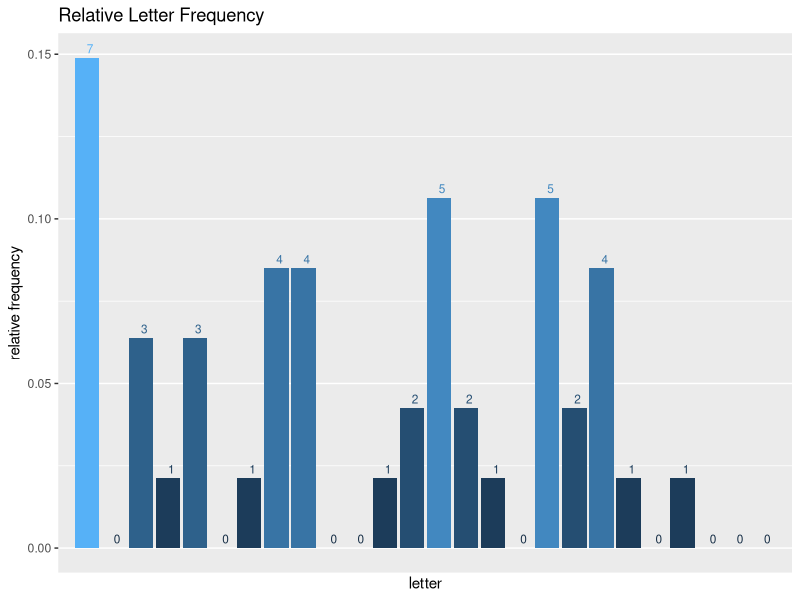

This figure's R source:
## ---- chunk 1
library(ggplot2)

sanitize <- function(str){
    #input: raw text string
    #output: relative frequencies
    
    str <- substr(str,1,30000)
    
    newstr <- gsub("[^[:alpha:]]", "", str)
    newstr <- tolower(newstr)
    chars <- strsplit(newstr, NULL)[[1]]
    freqs <- summary(factor(chars))
    rfreqs <- freqs / sum(freqs)
    
    return(freqs)
}

fill_freqs <- function(freqs) {
    #input: frequencies (not necessarily for all 26 letters)
    #output: frequencies for all 26 letters
    
    #make 0-count vector
    alphabet <- rep(1,26)
    names(alphabet) <- letters
    
    alphabet_filled <- sapply(1:26, function(x) {freqs[names(alphabet)[x]]})
    
    alphabet_filled[is.na(alphabet_filled)] <- 0
    
    names(alphabet_filled) <- letters
    alphabet_filled <- as.data.frame(alphabet_filled)
    names(alphabet_filled) <- "rfreqs"
    
    return(alphabet_filled)
}


fplot <- function(str){
    #input: raw text, array with reference frequencies
    #output: plot
    freqs <- sanitize(str)
    rfreqs <- freqs/sum(freqs)
    
    alphabet_filled_freqs <- fill_freqs(freqs)
    alphabet_filled_rfreqs <- fill_freqs(rfreqs)
    
    alphabet_filled_new <- merge(alphabet_filled_freqs,alphabet_filled_rfreqs,by=0,all=TRUE)
    rownames(alphabet_filled_new) <- rownames(alphabet_filled_freqs)
    colnames(alphabet_filled_new) <- c("Row.names", "freqs", "rfreqs")

    p <- ggplot(data=alphabet_filled_new, aes(x=seq(1:26),y=rfreqs)) + geom_bar(stat="identity",aes(fill=rfreqs)) + 
        scale_x_discrete(breaks = c(1:26), labels=letters) +
        theme(legend.position="none") +
        geom_text(aes(label=freqs,color=freqs),size=3,hjust=0,vjust=-0.5) + 
        labs(title="Relative Letter Frequency", x = "letter", y="relative frequency")
    
    print(p)
}


## ---- chunk 2
str <- "I am a string with numeric (123) and other non-alpha (%$^#&!)characters."
sanitize(str) 
## ---- chunk 3
fplot(str)
